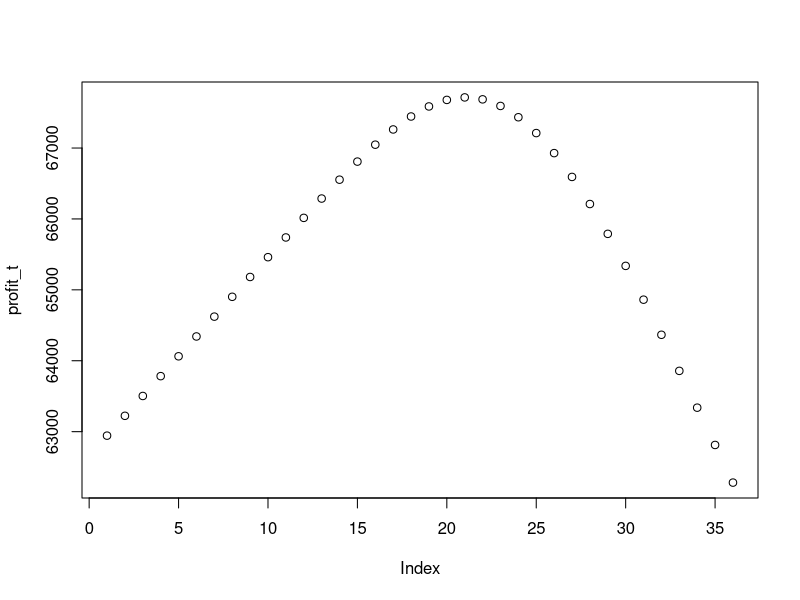

Write the R code that produced this figure.
a <-  rnorm(25)

## ------------------------------------------------------------------------
# Have a look at what is in "a" now
print(a)
# Basic statistical summaries of "a"
summary(a)

dist <- rbinom(225,1,0.91)
num_tickets <- sum(dist)
expected_rev <- (num_tickets*300+ (225-num_tickets)*75) 

# There are two outcomes in which the airline would be making losses - 226 or 227 passengers show up, the probability of these events is:
p_226 <- choose(227,226)*0.91^226*0.09
p_227 <- 0.91^227

expected_rev2 <- (1-p_226-p_227)*expected_rev

profit_t <- vector(length = 35)
for (x in 225:260){
  profit_t[x-224] = 0
  for (i in 1:x) {
  prob_i  <- choose(x,i)*0.91^i*0.09^(x-i)
    if(i<= 225){
    profit_i = prob_i * (300*i + 75*(x-i))
  }
    else{
    profit_i = prob_i * (300*225 + (x- i)*75 -(i-225) * 600)
  }
  profit_t[x-224] = profit_t[x-224] + profit_i
  }
}
plot(profit_t)
max(profit_t)
pmax(profit_t)
print(67714/63000)
# [1] 67713.86
#> pmax(profit_t)
#[1] 62943.75 63223.50 63503.25 63783.00 64062.75 64342.49 64622.23 64901.91 65181.43 65460.57 65738.78 66015.05 66287.59 66553.53
#[15] 66808.64 67047.18 67261.96 67444.65 67586.41 67678.64 67713.86 67686.48 67593.38 67434.13 67210.95 66928.32 66592.39 66210.34
#[29] 65789.70 65337.81 64861.37 64366.23 63857.25 63338.30 62812.36 62281.65
#[1] 1.074825

# from the analyses above we can determine that the profit maximizing quantity of tickets sold is 247. 
# The expected profit under this assumption is 67714, which is an increase of 7.48%

